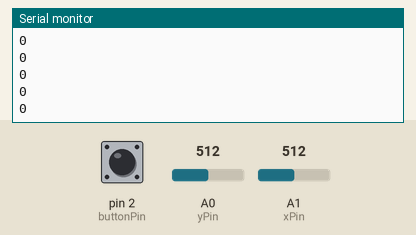
The sketch below on a simulated Arduino Uno, built with avr-gcc and run on an emulated ATmega328P. On the bench: the last lines printed to the serial monitor. The inputs (shaded band) are chosen by the test bench; at power-on: A1 (xPin) = 512, pin 2 (buttonPin) HIGH, A0 (yPin) = 512.

Above: at 1.2 s.
1.3 s: A1 (xPin) set to 710
At 1.31 s:
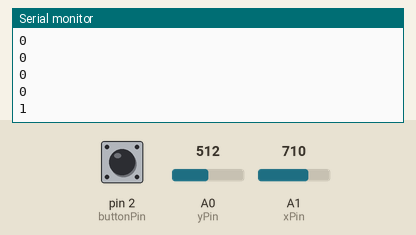
2.8 s: A1 (xPin) set to 290
At 2.81 s:
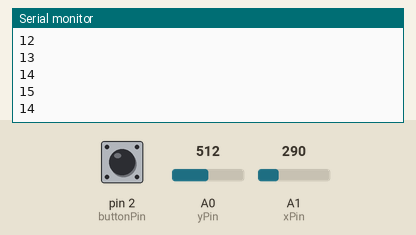
Timing chart, 0 to 5.8 s (numbered marks = the images above; inputs shaded):
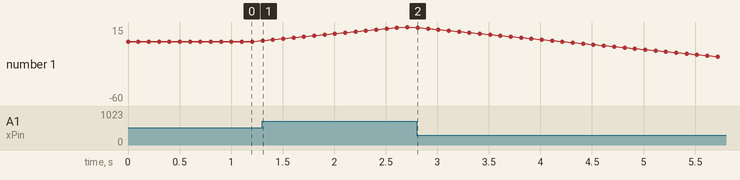

The sketch:

02_Joystick.ino
```cpp
int xPin = A1;
int yPin = A0;
int buttonPin = 2;

int xPosition = 0;
int yPosition = 0;
int buttonState = 0;

int count = 0;

void setup() {
  Serial.begin(9600);
  pinMode(xPin, INPUT);
  pinMode(yPin, INPUT);
  pinMode(buttonPin, INPUT_PULLUP);
}

void loop() {
  xPosition = analogRead(xPin);
  yPosition = analogRead(yPin);
  buttonState = digitalRead(buttonPin);

  if (buttonState == LOW) count = 0;
  if (xPosition > 700) count++;
  if (xPosition < 300) count--;
  Serial.println(count);
  delay(100);
}
```

Measured:
- after the input at 1.3 s, the serial monitor: prints a new line at once (image 1)
- plotted number 1: 0 → 15 after the input at 1.3 s
